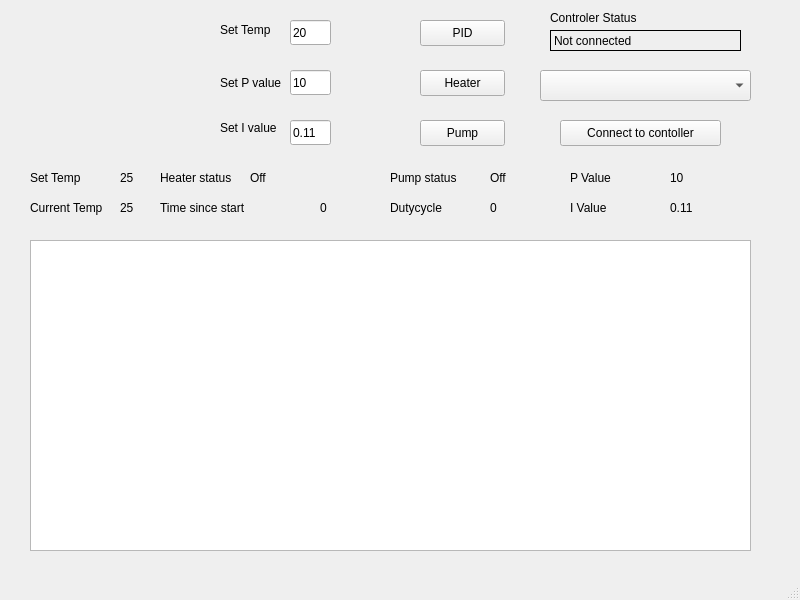
<?xml version="1.0" encoding="UTF-8"?>
<ui version="4.0">
 <class>Qt_brewery</class>
 <widget class="QMainWindow" name="Qt_brewery">
  <property name="geometry">
   <rect>
    <x>0</x>
    <y>0</y>
    <width>800</width>
    <height>600</height>
   </rect>
  </property>
  <property name="windowTitle">
   <string>Mashtun controller 6000</string>
  </property>
  <widget class="QWidget" name="centralwidget">
   <widget class="QPushButton" name="ButtonPID">
    <property name="geometry">
     <rect>
      <x>420</x>
      <y>20</y>
      <width>85</width>
      <height>26</height>
     </rect>
    </property>
    <property name="text">
     <string>PID</string>
    </property>
   </widget>
   <widget class="QPushButton" name="ButtonHeater">
    <property name="geometry">
     <rect>
      <x>420</x>
      <y>70</y>
      <width>85</width>
      <height>26</height>
     </rect>
    </property>
    <property name="text">
     <string>Heater</string>
    </property>
   </widget>
   <widget class="QPushButton" name="ButtonPump">
    <property name="geometry">
     <rect>
      <x>420</x>
      <y>120</y>
      <width>85</width>
      <height>26</height>
     </rect>
    </property>
    <property name="text">
     <string>Pump</string>
    </property>
   </widget>
   <widget class="QLineEdit" name="textSetTemp">
    <property name="geometry">
     <rect>
      <x>290</x>
      <y>20</y>
      <width>41</width>
      <height>25</height>
     </rect>
    </property>
    <property name="text">
     <string>20</string>
    </property>
   </widget>
   <widget class="QLineEdit" name="textSetP">
    <property name="geometry">
     <rect>
      <x>290</x>
      <y>70</y>
      <width>41</width>
      <height>25</height>
     </rect>
    </property>
    <property name="text">
     <string>10</string>
    </property>
   </widget>
   <widget class="QLineEdit" name="textSetI">
    <property name="geometry">
     <rect>
      <x>290</x>
      <y>120</y>
      <width>41</width>
      <height>25</height>
     </rect>
    </property>
    <property name="text">
     <string>0.11</string>
    </property>
   </widget>
   <widget class="QLabel" name="label">
    <property name="geometry">
     <rect>
      <x>220</x>
      <y>20</y>
      <width>61</width>
      <height>20</height>
     </rect>
    </property>
    <property name="text">
     <string>Set Temp</string>
    </property>
   </widget>
   <widget class="QLabel" name="label_2">
    <property name="geometry">
     <rect>
      <x>220</x>
      <y>75</y>
      <width>71</width>
      <height>16</height>
     </rect>
    </property>
    <property name="text">
     <string>Set P value</string>
    </property>
   </widget>
   <widget class="QLabel" name="label_3">
    <property name="geometry">
     <rect>
      <x>220</x>
      <y>120</y>
      <width>71</width>
      <height>16</height>
     </rect>
    </property>
    <property name="text">
     <string>Set I value</string>
    </property>
   </widget>
   <widget class="QPushButton" name="ButtonConnect">
    <property name="geometry">
     <rect>
      <x>560</x>
      <y>120</y>
      <width>161</width>
      <height>26</height>
     </rect>
    </property>
    <property name="text">
     <string>Connect to contoller</string>
    </property>
   </widget>
   <widget class="QLabel" name="label_4">
    <property name="geometry">
     <rect>
      <x>550</x>
      <y>10</y>
      <width>111</width>
      <height>16</height>
     </rect>
    </property>
    <property name="text">
     <string>&lt;html&gt;&lt;head/&gt;&lt;body&gt;&lt;p&gt;Controler Status&lt;/p&gt;&lt;/body&gt;&lt;/html&gt;</string>
    </property>
   </widget>
   <widget class="QComboBox" name="comboSerialBox">
    <property name="geometry">
     <rect>
      <x>540</x>
      <y>70</y>
      <width>211</width>
      <height>31</height>
     </rect>
    </property>
   </widget>
   <widget class="QLabel" name="control_label">
    <property name="geometry">
     <rect>
      <x>550</x>
      <y>30</y>
      <width>191</width>
      <height>21</height>
     </rect>
    </property>
    <property name="frameShape">
     <enum>QFrame::Panel</enum>
    </property>
    <property name="frameShadow">
     <enum>QFrame::Plain</enum>
    </property>
    <property name="text">
     <string>Not connected</string>
    </property>
   </widget>
   <widget class="PlotWidget" name="plotWidget">
    <property name="geometry">
     <rect>
      <x>30</x>
      <y>240</y>
      <width>721</width>
      <height>311</height>
     </rect>
    </property>
   </widget>
   <widget class="QLabel" name="label_5">
    <property name="geometry">
     <rect>
      <x>30</x>
      <y>200</y>
      <width>91</width>
      <height>16</height>
     </rect>
    </property>
    <property name="text">
     <string>Current Temp</string>
    </property>
   </widget>
   <widget class="QLabel" name="label_temp">
    <property name="geometry">
     <rect>
      <x>120</x>
      <y>200</y>
      <width>31</width>
      <height>16</height>
     </rect>
    </property>
    <property name="text">
     <string>25</string>
    </property>
   </widget>
   <widget class="QLabel" name="label_6">
    <property name="geometry">
     <rect>
      <x>30</x>
      <y>170</y>
      <width>61</width>
      <height>16</height>
     </rect>
    </property>
    <property name="text">
     <string>Set Temp</string>
    </property>
   </widget>
   <widget class="QLabel" name="label_temp_set">
    <property name="geometry">
     <rect>
      <x>120</x>
      <y>170</y>
      <width>31</width>
      <height>16</height>
     </rect>
    </property>
    <property name="text">
     <string>25</string>
    </property>
   </widget>
   <widget class="QLabel" name="label_7">
    <property name="geometry">
     <rect>
      <x>160</x>
      <y>170</y>
      <width>91</width>
      <height>16</height>
     </rect>
    </property>
    <property name="text">
     <string>Heater status</string>
    </property>
   </widget>
   <widget class="QLabel" name="label_heater_status">
    <property name="geometry">
     <rect>
      <x>250</x>
      <y>170</y>
      <width>58</width>
      <height>15</height>
     </rect>
    </property>
    <property name="text">
     <string>Off</string>
    </property>
   </widget>
   <widget class="QLabel" name="label_8">
    <property name="geometry">
     <rect>
      <x>160</x>
      <y>200</y>
      <width>151</width>
      <height>16</height>
     </rect>
    </property>
    <property name="text">
     <string>Time since start</string>
    </property>
   </widget>
   <widget class="QLabel" name="label_time_update">
    <property name="geometry">
     <rect>
      <x>320</x>
      <y>200</y>
      <width>58</width>
      <height>15</height>
     </rect>
    </property>
    <property name="text">
     <string>0</string>
    </property>
   </widget>
   <widget class="QLabel" name="label_dutycycle">
    <property name="geometry">
     <rect>
      <x>490</x>
      <y>200</y>
      <width>58</width>
      <height>15</height>
     </rect>
    </property>
    <property name="text">
     <string>0</string>
    </property>
   </widget>
   <widget class="QLabel" name="label_9">
    <property name="geometry">
     <rect>
      <x>390</x>
      <y>200</y>
      <width>71</width>
      <height>16</height>
     </rect>
    </property>
    <property name="text">
     <string>Dutycycle</string>
    </property>
   </widget>
   <widget class="QLabel" name="label_10">
    <property name="geometry">
     <rect>
      <x>390</x>
      <y>170</y>
      <width>91</width>
      <height>16</height>
     </rect>
    </property>
    <property name="text">
     <string>Pump status</string>
    </property>
   </widget>
   <widget class="QLabel" name="label_pump_status">
    <property name="geometry">
     <rect>
      <x>490</x>
      <y>170</y>
      <width>58</width>
      <height>15</height>
     </rect>
    </property>
    <property name="text">
     <string>Off</string>
    </property>
   </widget>
   <widget class="QLabel" name="label_pvalue">
    <property name="geometry">
     <rect>
      <x>670</x>
      <y>170</y>
      <width>58</width>
      <height>15</height>
     </rect>
    </property>
    <property name="text">
     <string>10</string>
    </property>
   </widget>
   <widget class="QLabel" name="label_11">
    <property name="geometry">
     <rect>
      <x>570</x>
      <y>170</y>
      <width>91</width>
      <height>16</height>
     </rect>
    </property>
    <property name="text">
     <string>P Value</string>
    </property>
   </widget>
   <widget class="QLabel" name="label_ivalue">
    <property name="geometry">
     <rect>
      <x>670</x>
      <y>200</y>
      <width>58</width>
      <height>15</height>
     </rect>
    </property>
    <property name="text">
     <string>0.11</string>
    </property>
   </widget>
   <widget class="QLabel" name="label_12">
    <property name="geometry">
     <rect>
      <x>570</x>
      <y>200</y>
      <width>71</width>
      <height>16</height>
     </rect>
    </property>
    <property name="text">
     <string>I Value</string>
    </property>
   </widget>
   <widget class="QLabel" name="label_logo">
    <property name="geometry">
     <rect>
      <x>40</x>
      <y>20</y>
      <width>85</width>
      <height>120</height>
     </rect>
    </property>
    <property name="text">
     <string/>
    </property>
   </widget>
  </widget>
  <widget class="QMenuBar" name="menubar">
   <property name="geometry">
    <rect>
     <x>0</x>
     <y>0</y>
     <width>800</width>
     <height>25</height>
    </rect>
   </property>
  </widget>
  <widget class="QStatusBar" name="statusbar"/>
 </widget>
 <customwidgets>
  <customwidget>
   <class>PlotWidget</class>
   <extends>QGraphicsView</extends>
   <header>pyqtgraph</header>
  </customwidget>
 </customwidgets>
 <resources/>
 <connections/>
</ui>
